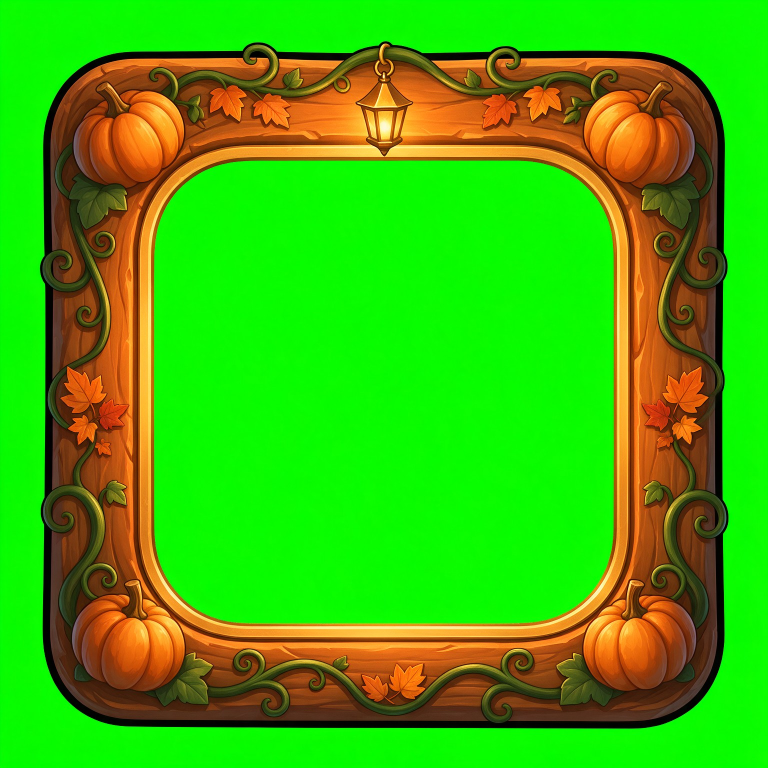
#> input picture marcos/magnific_create-a-game-ui-card-fra_BhrrvHPoQR.jpg, 1536 x 1536 px (shown at 1/2 size); its folder holds only this picture in this run
$ python frames_v6.py
#> lines starting #> are read from the running program, lines starting #| are printed output that depends on the picture; after the words box and inside, x2 and y2 are one past the last pixel; in counts of white or black regions, pixels touching at a corner belong together
"""Rarity frames (marcos/*.jpg) -> demo/assets/ui/rfr/<rarity>.png with transparent outside and window.
Prints the window inset (percent) of each frame for the CSS."""
import glob, os
import numpy as np
from PIL import Image, ImageFilter
from scipy import ndimage

ROOT = os.path.abspath(os.path.join(os.path.dirname(__file__), '..', '..'))
OUT = os.path.join(ROOT, 'demo', 'assets', 'ui', 'rfr')
FILES = sorted(glob.glob(os.path.join(ROOT, 'marcos', '*.jpg')))
RAR = ['temporada', 'mitico', 'normal', 'especial', 'legendario']
TOL = {'especial': 34}


def run():
    os.makedirs(OUT, exist_ok=True)
    for f, rar in zip(FILES, RAR):
        im = Image.open(f).convert('RGB').resize((512, 512), Image.LANCZOS)
        a = np.asarray(im).astype(np.int32)
        tol = TOL.get(rar, 70)
        bg = np.zeros(a.shape[:2], bool)
        for seed in [(3, 3), (256, 256)]:
            ref = np.median(a[seed[0] - 3:seed[0] + 4, seed[1] - 3:seed[1] + 4].reshape(-1, 3), axis=0)
            cand = np.abs(a - ref).sum(axis=2) < tol
            lab, _ = ndimage.label(cand)
            if seed == (3, 3):
                keep = set(np.unique(np.concatenate([lab[0], lab[-1], lab[:, 0], lab[:, -1]]))) - {0}
            else:
                keep = {lab[seed]} - {0}
            bg |= np.isin(lab, list(keep))
#> this loop made 2 passes
#> ref on passes 1 to 2: [8, 253, 0], [7, 252, 0]
#> pass 1, in run, `cand = np.abs(a - ref).sum(axis=2) < tol`:
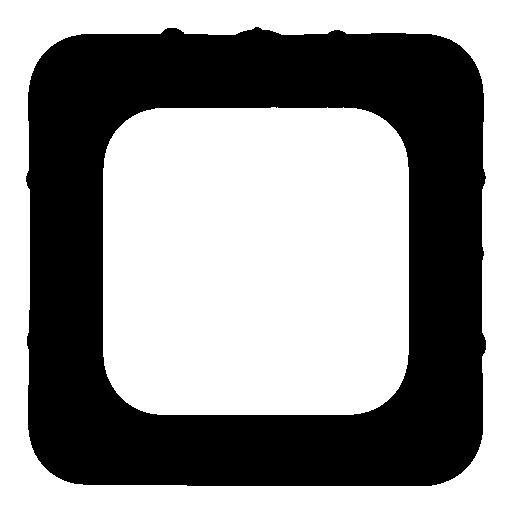
#> cand: shape (512, 512) bool; 57.4% white; 1 black region, box (x1, y1, x2, y2) and area: (26, 27, 486, 486) 111629
#> pass 1, in run, `lab, _ = ndimage.label(cand)`:
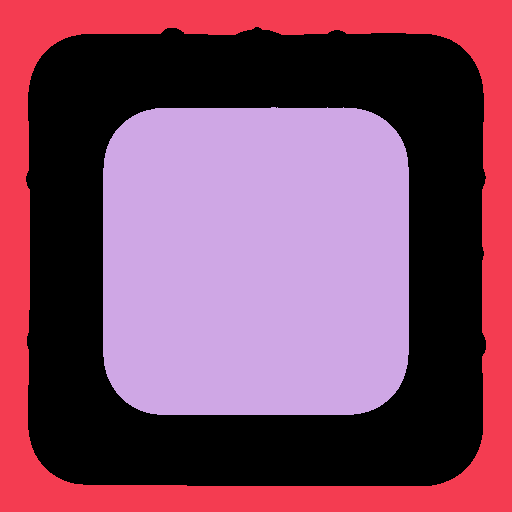
#> lab: shape (512, 512) int32; 3 distinct labels, from 0 to 2; one colour per label, 0 black
#> pass 1, in run, `bg |= np.isin(lab, list(keep))`:
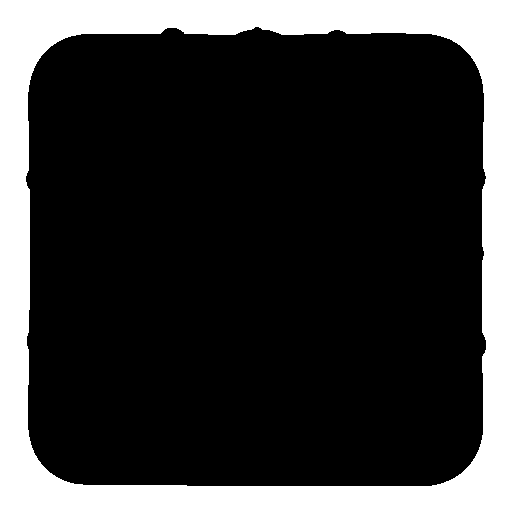
#> bg: shape (512, 512) bool; 22.8% white; 1 white region, box (x1, y1, x2, y2) and area: (0, 0, 512, 512) 59740
        bg = ndimage.binary_opening(bg, iterations=1)
#> bg: shape (512, 512) bool; 57.4% white; 5 black regions (4 under 20 px), largest, box (x1, y1, x2, y2) and area: (26, 27, 486, 486) 111630
        alpha = np.where(bg, 0, 255).astype(np.float32)
        if rar not in ('especial', 'normal'):
            # inner glows mixed with the green key: fade them and neutralise the green
            ex = a[..., 1] - np.maximum(a[..., 0], a[..., 2])
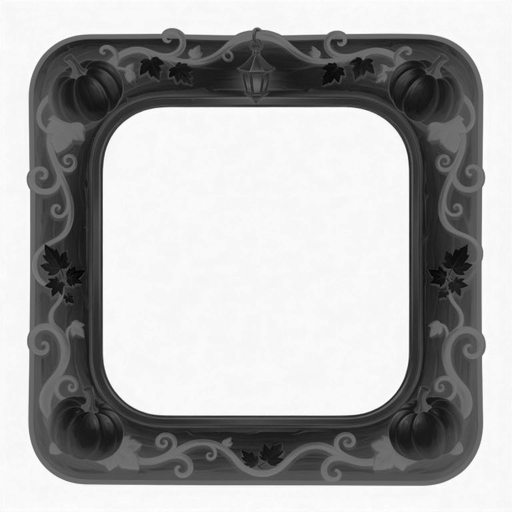
#> ex: shape (512, 512) int32; min -174, max 255, mean 115.1; drawn with min black and max white
            sp = (ex > 25) & ~bg
#> sp: shape (512, 512) bool; 0.85% white in thin lines or dots
            alpha[sp] *= np.clip(1 - (ex[sp] - 25) / 70, 0, 1)
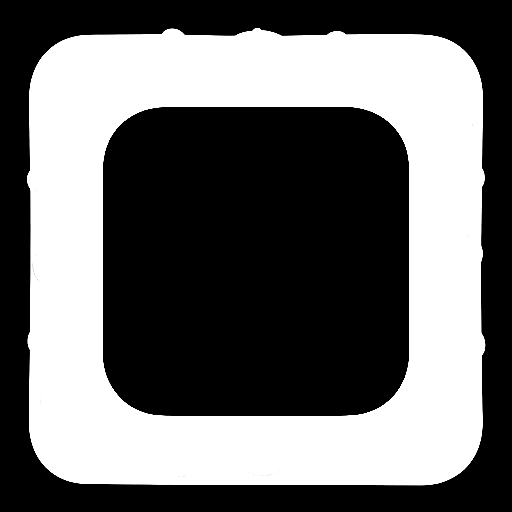
#> alpha: shape (512, 512) float32; min 0, max 255, mean 106.9
            a = a.copy()
            a[..., 1] = np.where(ex > 10, np.maximum(a[..., 0], a[..., 2]) + 10, a[..., 1])
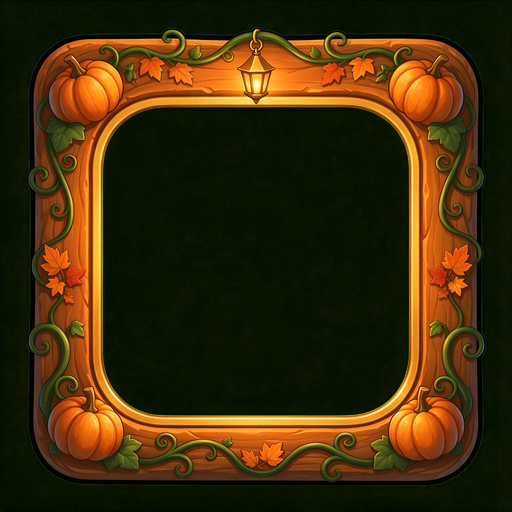
#> a: shape (512, 512, 3) int32; mean R, G, B 64.2, 44.1, 9.5
            if rar == 'legendario':  # yellow-green glow -> gold
                a[..., 1] = np.where((a[..., 1] > a[..., 0] * 0.9) & (a[..., 0] > a[..., 2] + 30), (a[..., 0] * 0.86).astype(np.int32), a[..., 1])
            im = Image.fromarray(a.clip(0, 255).astype(np.uint8), 'RGB')
        alpha = alpha.astype(np.uint8)
        al = Image.fromarray(alpha).filter(ImageFilter.GaussianBlur(0.7))
        o = im.convert('RGBA'); o.putalpha(al)
        o.save(os.path.join(OUT, rar + '.png'), optimize=True)
        # window: transparent region containing the centre
        lab, _ = ndimage.label(bg)
#> lab: shape (512, 512) int32; 3 distinct labels, from 0 to 2
        win = lab == lab[256, 256]
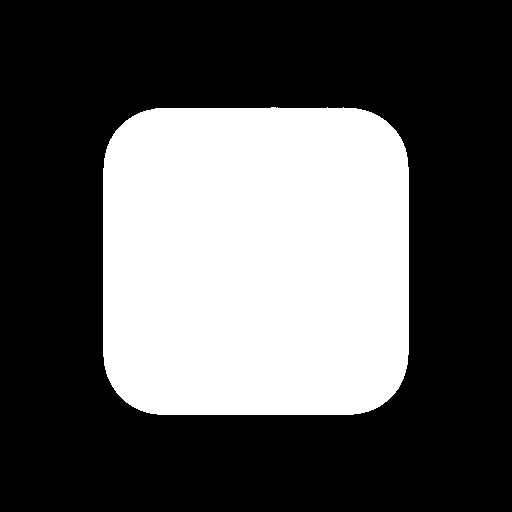
#> win: shape (512, 512) bool; 34.6% white; 1 white region, box (x1, y1, x2, y2) and area: (103, 107, 409, 415) 90775
        ys, xs = np.where(win)
        ins = min(xs.min(), ys.min(), 511 - xs.max(), 511 - ys.max()) / 512 * 100
#> ins = 18.95
        print(rar, round(ins, 1))
#| temporada 18.9


if __name__ == '__main__':
    run()

$ run again, on marcos/magnific_create-a-game-ui-card-fra_VXHHX53MMU.jpg
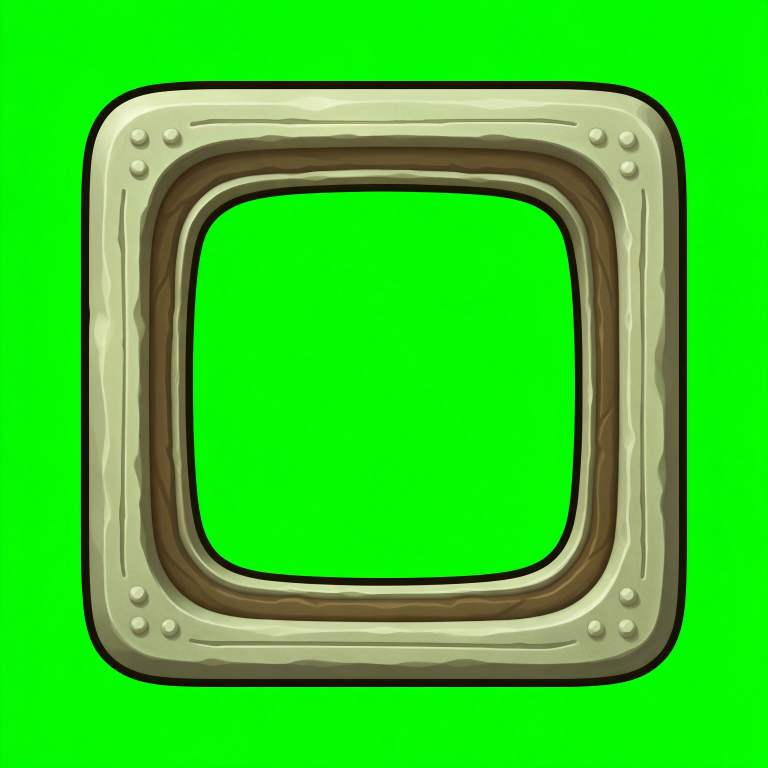
#> input picture marcos/magnific_create-a-game-ui-card-fra_VXHHX53MMU.jpg, 1536 x 1536 px (shown at 1/2 size)
#> the loop in run, `for seed in [(3, 3), (256, 256)]:` made 2 passes
#> ref on passes 1 to 2: [4, 250, 1], [4, 251, 0]
#> sp: shape (512, 512) bool; 0.52% white in thin lines or dots
#> in run, `win = lab == lab[256, 256]`:
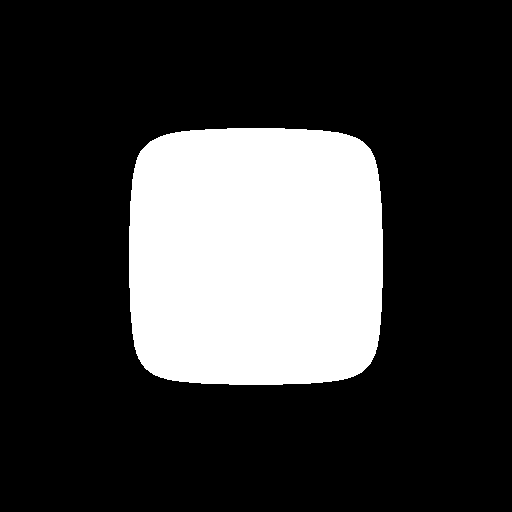
#> win: shape (512, 512) bool; 23.4% white; 1 white region, box (x1, y1, x2, y2) and area: (129, 128, 383, 385) 61338
#> ins = 24.8
#| temporada 24.8
